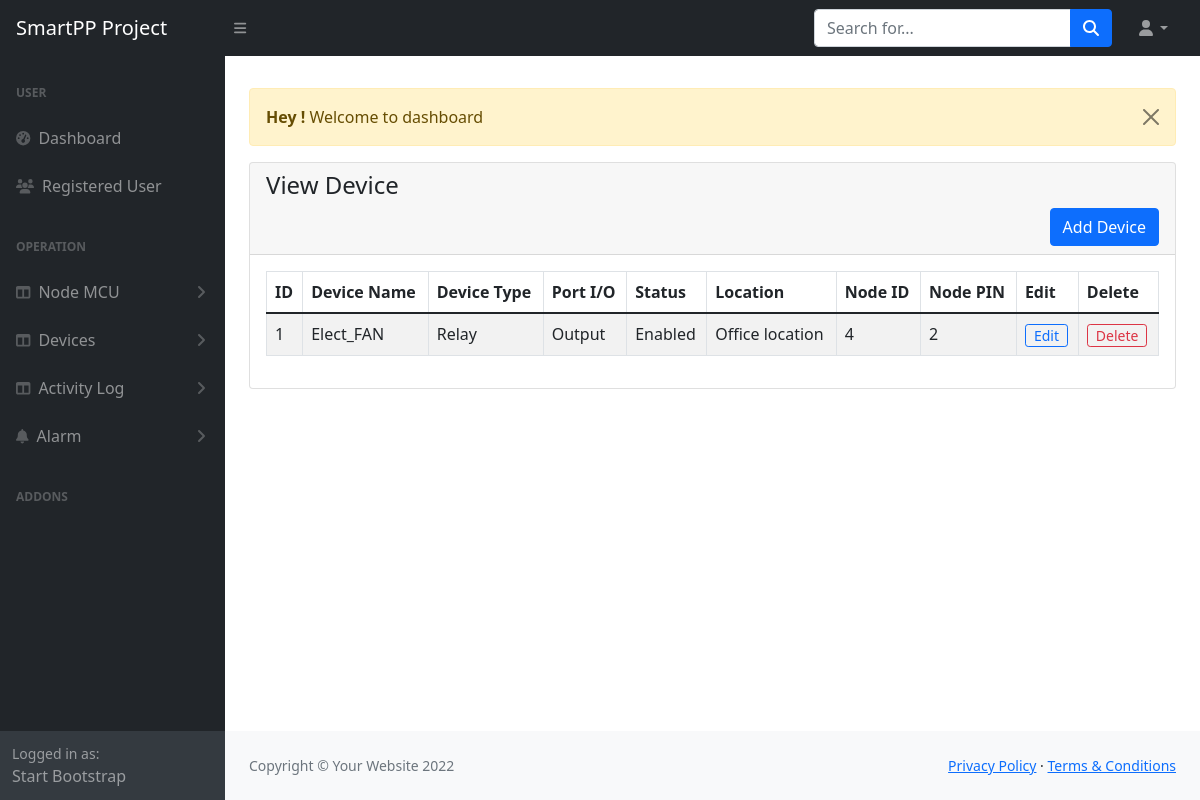
The app's page /admin/device-view.php (signed in) with its own data.
### tables this page shows
CREATE TABLE `tc_device` (
  `id` int(11) NOT NULL,
  `device_name` varchar(200) NOT NULL,
  `device_type` varchar(200) NOT NULL,
  `device_io` varchar(2) NOT NULL COMMENT '1=input,2=output',
  `device_status` int(1) NOT NULL COMMENT 'default = 0',
  `device_location` varchar(200) NOT NULL,
  `node_id` int(11) NOT NULL,
  `node_pin` tinyint(2) NOT NULL,
  `table_name` varchar(200) NOT NULL,
  `create_at` timestamp NOT NULL DEFAULT current_timestamp()
);

### admin/device-view.php (the view)
<?php
include('authentication.php');
include('includes/header.php');
?>
<div class="container-fluid px-4">
    <div class="row mt-4">
        <div class="col-md-12">
            <?php include('message.php'); ?>
            <div class="card">
                <div class="card-header">
                    <h4>View Device</h4>
                    <a href="device-add.php" class="btn btn-primary float-end">Add Device</a>
                </div>
                <div class="card-body">
                    <div class="table-responsive">
                        <table class="table table-bordered table-striped">
                            <thead>
                                <tr>
                                    <th>ID</th>
                                    <th>Device Name</th>
                                    <th>Device Type</th>
                                    <th>Port I/O</th>
                                    <th>Status</th>
                                    <th>Location</th>
                                    <th>Node ID</th>
                                    <th>Node PIN</th>
                                    <th>Edit</th>
                                    <th>Delete</th>
                                </tr>
                            </thead>
                            <tbody>
                                <?php
                                $deviceselect = "SELECT * FROM tc_device ";
                                $deviceselect_run = mysqli_query($con, $deviceselect);
                                if (mysqli_num_rows($deviceselect_run) > 0) {
                                    foreach ($deviceselect_run as $devices) {
                                ?>
                                        <tr>
                                            <td><?= $devices['id'] ?></td>
                                            <td><?= $devices['device_name'] ?></td>
                                            <td><?= $devices['device_type'] ?></td>
                                            <td><?= $devices['device_io'] ==  '1' ? 'Input' : 'Output' ?></td>
                                            <td><?= $devices['device_status'] == 0 ? 'Disabled' : 'Enabled' ?></td>
                                            <td><?= $devices['device_location'] ?></td>
                                            <td><?= $devices['node_id'] ?></td>
                                            <td><?= $devices['node_pin'] ?></td>
                                            <td>
                                                <a href="device-edit.php?id=<?= $devices['id'] ?>" class="btn btn-sm btn-outline-primary py-0">Edit</a>
                                            </td>
                                            <td>
                                                <form action="code.php" method="POST">
                                                    <button type="submit" id="alert" name="device_delete_btn" value="<?= $devices['id'] ?>" class="btn btn-sm btn-outline-danger py-0">Delete</button>
                                                </form>
                                            </td>
                                        </tr>
                                    <?php
                                    }
                                } else {
                                    ?>
                                    <tr>
                                        <td colspan="6">No Record Found</td>
                                    </tr>
                                <?php
                                }
                                ?>
                            </tbody>
                        </table>
                    </div>
                </div>
            </div>
        </div>
    </div>
    <?php
    include('includes/footer.php');
    include('includes/scripts.php');
    ?>

### records on screen
tc_device: id "1", device_name "Elect_FAN", device_type "Relay", device_io "Output", device_status "Enabled", device_location "Office location", node "4", node_pin "2"

### other values on screen
$_SESSION['message'] "Welcome to dashboard"
